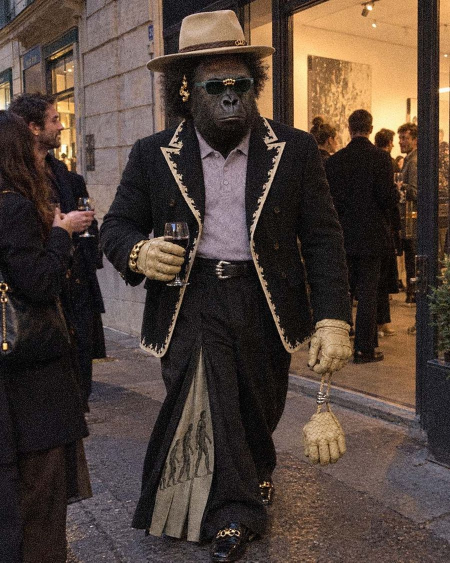
#> input picture docs/animal-life/looks/l2ydr2zal8xo.jpg, 900 x 1125 px (shown at 1/2 size)
$ python -i product_kit.py   (imports and definitions only)
#> lines starting #> are read from the running program, lines starting #| are printed output that depends on the picture
"""THE PRODUCT TRUTH KIT — a product's own "casting sheet" (the owner, 2026-10-02:
"similar to how we have casting sheets for our avatars, you basically have to
build real models of products as well"). The standard: PRODUCT-KITS.md.

No spec sheets exist, so each product is built from its own real photos:
  measure   the outline and proportions from a clean packshot (its exact SAM
            cut-out); the real size from photos where a hand holds it
            (estimated, ± noted); the true colours; the label words
  model     a Blender model of the exact shape with the real label wrapped on,
            built by the builder for its KIND (blender/<builder>.py) — or, for
            soft or irregular goods no procedural model is honest for,
            "photo-only": measurements + the real cut-outs as references
  render    the model front, turned and back — checked against the packshot

The kit lives in the elements bank: runs/ai-elements/<brand>/products/<slug>/
  kit.json  measurements, sources, how each was taken, status
  model/    the .blend, label textures, reference renders, the real cut-out
Brand-agnostic: nothing here names a brand or a product.

    python3 product_kit.py build <brand> <slug>      # photos → measured kit → model → renders → check
    python3 product_kit.py list                      # every product on Drive vs its kit; missing = gate
    python3 product_kit.py publish <brand> <slug>    # the team copy → Drive <slug>/product-kit/
    python3 product_kit.py render <brand> <slug>     # re-render from kit.json (after a hand edit)
    python3 product_kit.py detect <image> "<what to find>"
"""
from __future__ import annotations

import importlib.util, itertools, json, math, os, re, shutil, statistics, subprocess, sys, tempfile, time
from pathlib import Path

HERE = Path(__file__).resolve().parent
WS = HERE.parents[2]
BANK = Path(os.environ.get("PRODUCT_BANK") or WS / "runs" / "ai-elements")   # env: tests only
BLENDER = shutil.which("blender") or "/opt/homebrew/bin/blender"
sys.path.append(str(WS / "components" / "brandpath"))
import drive_index as DI                                # noqa: E402

# ── the kinds ────────────────────────────────────────────────────────────────
# A kind picks the builder. Round-section goods (bottle, pump bottle, jar, tub)
# are one honest shape — the measured outline turned on a lathe — so they share
# a builder. Soft or irregular goods get no invented model: photo-only.
KINDS = {
    "tube":        "tube.py",
    "bottle":      "bottle.py",
    "pump-bottle": "bottle.py",
    "jar":         "bottle.py",
    "box":         "box.py",
    "device":      None,        # brush, case, tool: no honest procedural model → photo-only
    "soft":        None,        # towel, pouch, bag, cloth → photo-only (and its shape is not fixed)
}
_KIND_WORDS = [  # first match wins — order matters (a "pump bottle" is not a plain "bottle")
    ("pump-bottle", ("pump", "airless", "dispenser")),
    ("tube",        ("tube", "squeeze")),
    ("jar",         ("jar", "tub", "pot", "tin", "supplement", "capsule", "pill")),
    ("bottle",      ("bottle", "vial", "dropper", "flask", "spray")),
    ("box",         ("box", "carton", "packet", "sachet")),
    ("soft",        ("towel", "cloth", "pouch", "bag", "fabric", "textile", "soft", "wash cloth", "washcloth", "glove", "case bag")),
    ("device",      ("brush", "device", "tool", "case", "roller", "razor", "trimmer", "gadget", "electronic", "charger")),
]
SKIP_FOLDERS = {"bundles", "_shared", "archive"}          # not single products
PHOTO_DIRS = ("packshot", "lifestyle", "ugc")             # real photographs, in this order
NOT_PHOTOS = {"ai", "cgi", "video", "cards", "texture", "product-kit", "versions"}
PHOTO_EXT = {".jpg", ".jpeg", ".png", ".webp", ".heic"}
MAX_SOURCES = 10
RATIO_TOL = 0.03                                          # the model's outline vs the real one
# Real size is read off the hands and faces in real photos (macOS Vision, on this
# Mac). The bases are adult averages — an estimate, never a ruler:
PALM_CM = 10.0        # wrist joint to the middle finger's knuckle
KNUCKLE_CM = 6.5      # index knuckle to little-finger knuckle
FACE_BOX_CM = 16.0    # the face box Vision draws (brow to chin), not hairline to chin


# [9 lines left out: function kind_of, not called in this run]


def builder_of(kind: str | None) -> str | None:
    return KINDS.get(kind or "")


# ── where things are ─────────────────────────────────────────────────────────
def home(brand: str, slug: str) -> Path:
    return BANK / brand / "products" / slug


# [35 lines left out: functions drive_brands, drive_products, kit_status, not called in this run]


USABLE = ("model", "photo-only")


# [22 lines left out: functions gate, listing, not called in this run]


def _words(s: str) -> set:
    return set(re.findall(r"[a-z0-9]+", s.lower()))


# [107 lines left out: functions aliases, slug_for, product_of_path, _review, detect, segment, not called in this run]


def _pc():
    sp = importlib.util.spec_from_file_location("product_check", HERE / "product_check.py")
    m = importlib.util.module_from_spec(sp); sp.loader.exec_module(m); return m


# ── 1. the real photos ───────────────────────────────────────────────────────
# [36 lines left out: function pick_sources, not called in this run]


def safe_name(p: Path) -> str:
    return re.sub(r"[^A-Za-z0-9._-]+", "-", p.name).strip("-") + ".jpg"


# [92 lines left out: functions copy_sources, largest_part, lean_of, upright, cut_off, not called in this run]


def bbox(mask):
    return mask.point(lambda v: 255 if v > 127 else 0).getbbox()


# [67 lines left out: functions widths, profile_of, row_colours, full_width_lines, not called in this run]


def rgb01(c) -> list:
    return [round(v / 255, 4) for v in c]


def hexof(c01) -> str:
    return "#" + "".join(f"{int(round(v * 255)):02x}" for v in c01[:3])


# [25 lines left out: functions median_colour, read_lines, not called in this run]


_DICT = None


# [145 lines left out: functions _real_word, key_words, _vision, long_px, size_read, size_from_reads and 4 more, not called in this run]


# ── 4. render and check ──────────────────────────────────────────────────────
VIEWS = {"front": 0, "34": 35, "back": 180}


# [63 lines left out: functions _versions, render, check_render, not called in this run]


# ── 5. the one command ───────────────────────────────────────────────────────
KEEP_WHEN_HAND_SET = ("size_cm", "cap", "labels", "label_lock", "what", "kind", "tube_rgb", "cap_rgb", "outline", "body", "label_words")


# [248 lines left out: function build, not called in this run]


def _plain_background(path) -> float:
    """1 for a plain studio background, 0 for a busy one (the border's spread)."""
    from PIL import Image, ImageStat
    im = Image.open(path).convert("L"); im.thumbnail((200, 200)); W, H = im.size
#> after `im = Image.open(path).convert('L')`:
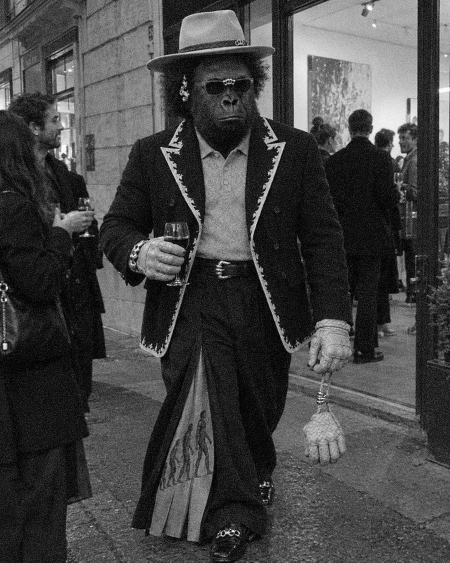
#> im: PIL image 900x1125 L (shown at 1/2 size); min 0, max 254, mean 68.5
#> after `im.thumbnail((200, 200))`:
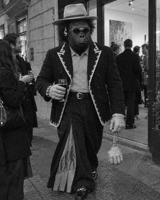
#> im: PIL image 160x200 L; min 2, max 255, mean 68.7
#> after `W, H = im.size`: W = 160; H = 200
    strips = [im.crop((0, 0, W, 6)), im.crop((0, H - 6, W, H)), im.crop((0, 0, 6, H)), im.crop((W - 6, 0, W, H))]
    sd = statistics.mean(ImageStat.Stat(s).stddev[0] for s in strips)
#> sd = 41.38
    return max(0.0, 1 - sd / 30)


# [113 lines left out: functions _photo_refs, readme, publish, _hand_list, not called in this run]


# [22 lines not run here, left out]

>>> result = _plain_background('../../../docs/animal-life/looks/l2ydr2zal8xo.jpg')
#> result = 0

$ run again, on docs/animal-life/looks/v-france.jpg
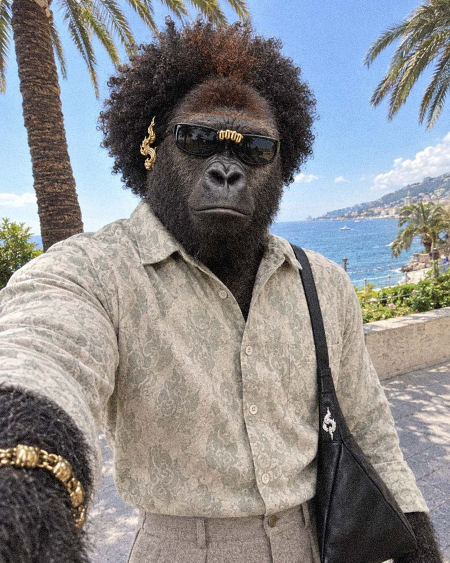
#> input picture docs/animal-life/looks/v-france.jpg, 900 x 1125 px (shown at 1/2 size)
#> in _plain_background, `im = Image.open(path).convert('L')`:
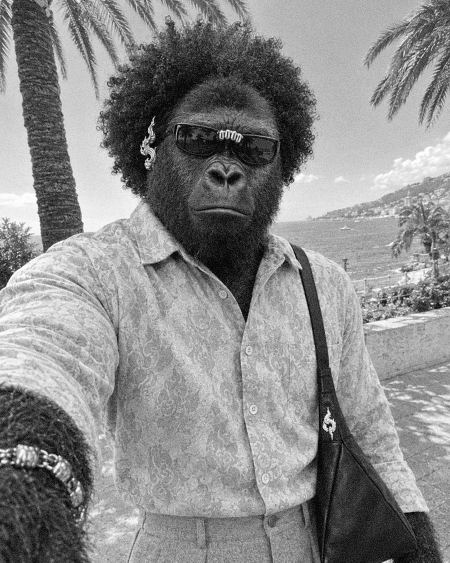
#> im: PIL image 900x1125 L (shown at 1/2 size); min 0, max 255, mean 138.1
#> in _plain_background, `im.thumbnail((200, 200))`:
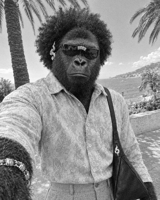
#> im: PIL image 160x200 L; min 3, max 255, mean 138.3
#> sd = 51.34
#> result = 0

$ run again, on docs/animal-life/looks/v-heli.jpg
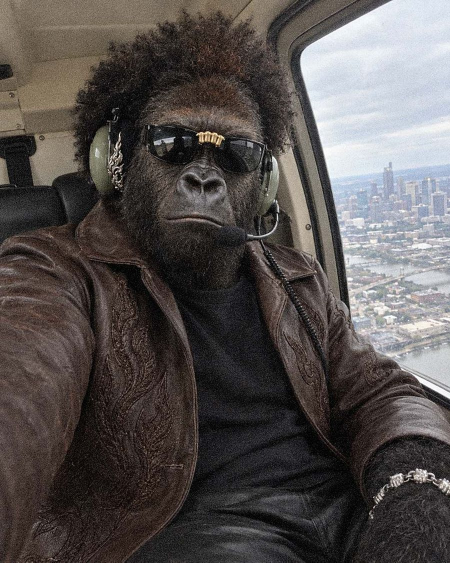
#> input picture docs/animal-life/looks/v-heli.jpg, 900 x 1125 px (shown at 1/2 size)
#> in _plain_background, `im = Image.open(path).convert('L')`:
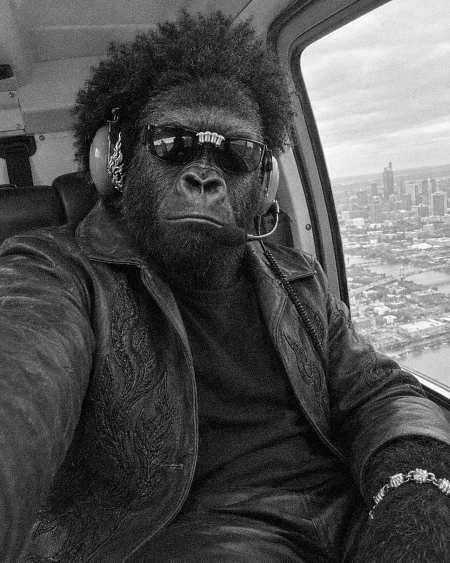
#> im: PIL image 900x1125 L (shown at 1/2 size); min 0, max 255, mean 82
#> in _plain_background, `im.thumbnail((200, 200))`:
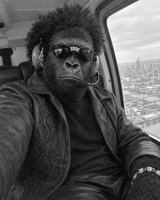
#> im: PIL image 160x200 L; min 4, max 255, mean 82.1
#> sd = 40.11
#> result = 0

$ run again, on docs/animal-life/looks/v-miami.jpg
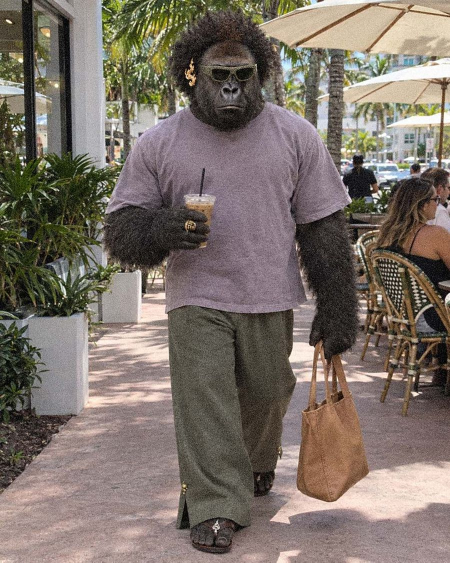
#> input picture docs/animal-life/looks/v-miami.jpg, 900 x 1125 px (shown at 1/2 size)
#> in _plain_background, `im = Image.open(path).convert('L')`:
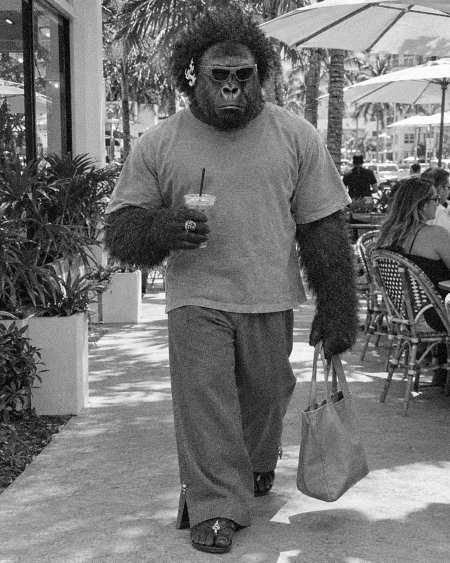
#> im: PIL image 900x1125 L (shown at 1/2 size); min 0, max 255, mean 115.1
#> in _plain_background, `im.thumbnail((200, 200))`:
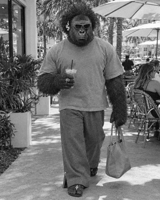
#> im: PIL image 160x200 L; min 4, max 255, mean 115.2
#> sd = 47.03
#> result = 0
